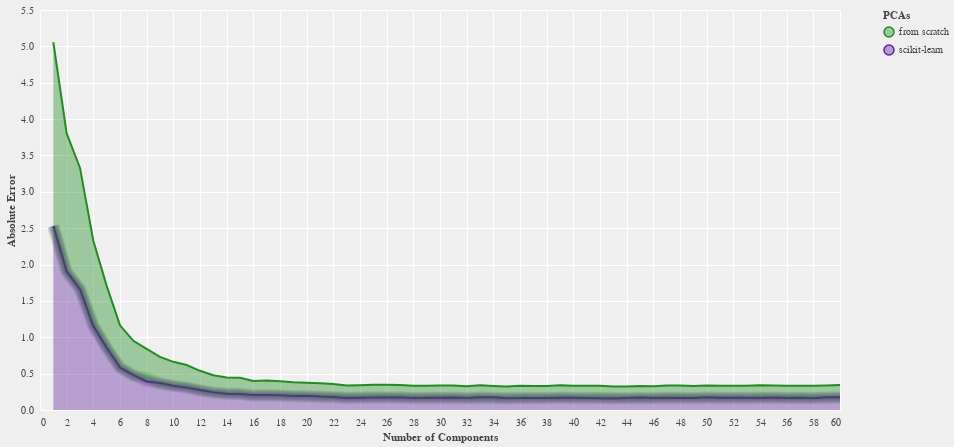

The code cell stored with this chart in its notebook:
### Markdown cell above
## Classifiers' <ins>Absolute Error</ins>

### Code cell
alt.renderers.enable('default'); plotter(data, "abs_err", ("Number of Components", "Absolute Error", "PCAs"))

### Figure 1 — Vega-Lite specification as saved in the notebook (floating-point values rounded to 4 significant figures)
{"config": {"view": {"continuousWidth": 800, "continuousHeight": 400}, "background": "#efefef", "axis": {"gridColor": "#ffffff", "domainColor": null, "tickColor": null, "labelColor": "#444444", "titleColor": "#444444"}, "legend": {"labelColor": "#444444", "titleColor": "#444444"}, "range": {"category": ["#228C22", "#5f249f", "#FF0000", "#ffff00", "#00FFFF", "#000000", "#FFFFFF"]}, "area": {"line": true, "fillOpacity": 0.4}, "line": {"strokeWidth": 2}}, "layer": [{"mark": "area", "encoding": {"color": {"type": "nominal", "field": "z", "title": "PCAs"}, "x": {"type": "quantitative", "axis": {"tickMinStep": 1}, "field": "x", "title": "Number of Components"}, "y": {"type": "quantitative", "field": "y", "title": "Absolute Error"}}}, {"layer": [{"mark": {"type": "line", "opacity": 0.05, "strokeWidth": 3.05}, "encoding": {"color": {"type": "nominal", "field": "z", "title": "PCAs"}, "x": {"type": "quantitative", "axis": {"tickMinStep": 1}, "field": "x", "title": "Number of Components"}, "y": {"type": "quantitative", "field": "y", "title": "Absolute Error"}}}, {"mark": {"type": "line", "opacity": 0.05, "strokeWidth": 4.1}, "encoding": {"color": {"type": "nominal", "field": "z", "title": "PCAs"}, "x": {"type": "quantitative", "axis": {"tickMinStep": 1}, "field": "x", "title": "Number of Components"}, "y": {"type": "quantitative", "field": "y", "title": "Absolute Error"}}}, {"mark": {"type": "line", "opacity": 0.05, "strokeWidth": 5.15}, "encoding": {"color": {"type": "nominal", "field": "z", "title": "PCAs"}, "x": {"type": "quantitative", "axis": {"tickMinStep": 1}, "field": "x", "title": "Number of Components"}, "y": {"type": "quantitative", "field": "y", "title": "Absolute Error"}}}, {"mark": {"type": "line", "opacity": 0.05, "strokeWidth": 6.2}, "encoding": {"color": {"type": "nominal", "field": "z", "title": "PCAs"}, "x": {"type": "quantitative", "axis": {"tickMinStep": 1}, "field": "x", "title": "Number of Components"}, "y": {"type": "quantitative", "field": "y", "title": "Absolute Error"}}}, {"mark": {"type": "line", "opacity": 0.05, "strokeWidth": 7.25}, "encoding": {"color": {"type": "nominal", "field": "z", "title": "PCAs"}, "x": {"type": "quantitative", "axis": {"tickMinStep": 1}, "field": "x", "title": "Number of Components"}, "y": {"type": "quantitative", "field": "y", "title": "Absolute Error"}}}, {"mark": {"type": "line", "opacity": 0.05, "strokeWidth": 8.3}, "encoding": {"color": {"type": "nominal", "field": "z", "title": "PCAs"}, "x": {"type": "quantitative", "axis": {"tickMinStep": 1}, "field": "x", "title": "Number of Components"}, "y": {"type": "quantitative", "field": "y", "title": "Absolute Error"}}}, {"mark": {"type": "line", "opacity": 0.05, "strokeWidth": 9.35}, "encoding": {"color": {"type": "nominal", "field": "z", "title": "PCAs"}, "x": {"type": "quantitative", "axis": {"tickMinStep": 1}, "field": "x", "title": "Number of Components"}, "y": {"type": "quantitative", "field": "y", "title": "Absolute Error"}}}, {"mark": {"type": "line", "opacity": 0.05, "strokeWidth": 10.4}, "encoding": {"color": {"type": "nominal", "field": "z", "title": "PCAs"}, "x": {"type": "quantitative", "axis": {"tickMinStep": 1}, "field": "x", "title": "Number of Components"}, "y": {"type": "quantitative", "field": "y", "title": "Absolute Error"}}}, {"mark": {"type": "line", "opacity": 0.05, "strokeWidth": 11.45}, "encoding": {"color": {"type": "nominal", "field": "z", "title": "PCAs"}, "x": {"type": "quantitative", "axis": {"tickMinStep": 1}, "field": "x", "title": "Number of Components"}, "y": {"type": "quantitative", "field": "y", "title": "Absolute Error"}}}, {"mark": {"type": "line", "opacity": 0.05, "strokeWidth": 12.5}, "encoding": {"color": {"type": "nominal", "field": "z", "title": "PCAs"}, "x": {"type": "quantitative", "axis": {"tickMinStep": 1}, "field": "x", "title": "Number of Components"}, "y": {"type": "quantitative", "field": "y", "title": "Absolute Error"}}}]}], "data": {"name": "data-3f1d9fcf7d0f92a9a1a2d50fce52af7f"}, "$schema": "https://vega.github.io/schema/vega-lite/v4.8.1.json", "datasets": {"data-3f1d9fcf7d0f92a9a1a2d50fce52af7f": [{"x": 1, "y": 2.526, "z": "from scratch"}, {"x": 1, "y": 2.53, "z": "scikit-learn"}, {"x": 2, "y": 1.898, "z": "from scratch"}, {"x": 2, "y": 1.905, "z": "scikit-learn"}, {"x": 3, "y": 1.667, "z": "from scratch"}, {"x": 3, "y": 1.661, "z": "scikit-learn"}, {"x": 4, "y": 1.173, "z": "from scratch"}, {"x": 4, "y": 1.153, "z": "scikit-learn"}, {"x": 5, "y": 0.851, "z": "from scratch"}, {"x": 5, "y": 0.8562, "z": "scikit-learn"}, {"x": 6, "y": 0.5814, "z": "from scratch"}, {"x": 6, "y": 0.5831, "z": "scikit-learn"}, {"x": 7, "y": 0.4672, "z": "from scratch"}, {"x": 7, "y": 0.484, "z": "scikit-learn"}, {"x": 8, "y": 0.4483, "z": "from scratch"}, {"x": 8, "y": 0.3922, "z": "scikit-learn"}, {"x": 9, "y": 0.3608, "z": "from scratch"}, {"x": 9, "y": 0.3701, "z": "scikit-learn"}, {"x": 10, "y": 0.3284, "z": "from scratch"}, {"x": 10, "y": 0.3341, "z": "scikit-learn"}, {"x": 11, "y": 0.3114, "z": "from scratch"}, {"x": 11, "y": 0.3076, "z": "scikit-learn"}, {"x": 12, "y": 0.2651, "z": "from scratch"}, {"x": 12, "y": 0.2738, "z": "scikit-learn"}, {"x": 13, "y": 0.2353, "z": "from scratch"}, {"x": 13, "y": 0.2428, "z": "scikit-learn"}, {"x": 14, "y": 0.2224, "z": "from scratch"}, {"x": 14, "y": 0.2249, "z": "scikit-learn"}, {"x": 15, "y": 0.2233, "z": "from scratch"}, {"x": 15, "y": 0.2189, "z": "scikit-learn"}, {"x": 16, "y": 0.1925, "z": "from scratch"}, {"x": 16, "y": 0.2051, "z": "scikit-learn"}, {"x": 17, "y": 0.1998, "z": "from scratch"}, {"x": 17, "y": 0.206, "z": "scikit-learn"}, {"x": 18, "y": 0.1939, "z": "from scratch"}, {"x": 18, "y": 0.203, "z": "scikit-learn"}, {"x": 19, "y": 0.1893, "z": "from scratch"}, {"x": 19, "y": 0.1933, "z": "scikit-learn"}, {"x": 20, "y": 0.1794, "z": "from scratch"}, {"x": 20, "y": 0.1945, "z": "scikit-learn"}, {"x": 21, "y": 0.1816, "z": "from scratch"}, {"x": 21, "y": 0.185, "z": "scikit-learn"}, {"x": 22, "y": 0.1766, "z": "from scratch"}, {"x": 22, "y": 0.1798, "z": "scikit-learn"}, {"x": 23, "y": 0.1705, "z": "from scratch"}, {"x": 23, "y": 0.1653, "z": "scikit-learn"}, {"x": 24, "y": 0.1726, "z": "from scratch"}, {"x": 24, "y": 0.1687, "z": "scikit-learn"}, {"x": 25, "y": 0.1741, "z": "from scratch"}, {"x": 25, "y": 0.1723, "z": "scikit-learn"}, {"x": 26, "y": 0.1731, "z": "from scratch"}, {"x": 26, "y": 0.1727, "z": "scikit-learn"}, {"x": 27, "y": 0.1673, "z": "from scratch"}, {"x": 27, "y": 0.1762, "z": "scikit-learn"}, {"x": 28, "y": 0.1701, "z": "from scratch"}, {"x": 28, "y": 0.1633, "z": "scikit-learn"}, {"x": 29, "y": 0.164, "z": "from scratch"}, {"x": 29, "y": 0.1694, "z": "scikit-learn"}, {"x": 30, "y": 0.1679, "z": "from scratch"}, {"x": 30, "y": 0.1684, "z": "scikit-learn"}, {"x": 31, "y": 0.1662, "z": "from scratch"}, {"x": 31, "y": 0.171, "z": "scikit-learn"}, {"x": 32, "y": 0.1625, "z": "from scratch"}, {"x": 32, "y": 0.1643, "z": "scikit-learn"}, {"x": 33, "y": 0.1652, "z": "from scratch"}, {"x": 33, "y": 0.1738, "z": "scikit-learn"}, {"x": 34, "y": 0.157, "z": "from scratch"}, {"x": 34, "y": 0.1736, "z": "scikit-learn"}, {"x": 35, "y": 0.1625, "z": "from scratch"}, {"x": 35, "y": 0.1622, "z": "scikit-learn"}, {"x": 36, "y": 0.1668, "z": "from scratch"}, {"x": 36, "y": 0.1659, "z": "scikit-learn"}, {"x": 37, "y": 0.1642, "z": "from scratch"}, {"x": 37, "y": 0.1657, "z": "scikit-learn"}, {"x": 38, "y": 0.1669, "z": "from scratch"}, {"x": 38, "y": 0.1643, "z": "scikit-learn"}, {"x": 39, "y": 0.1697, "z": "from scratch"}, {"x": 39, "y": 0.1696, "z": "scikit-learn"}, {"x": 40, "y": 0.1641, "z": "from scratch"}, {"x": 40, "y": 0.168, "z": "scikit-learn"}, {"x": 41, "y": 0.1665, "z": "from scratch"}, {"x": 41, "y": 0.1662, "z": "scikit-learn"}, {"x": 42, "y": 0.1718, "z": "from scratch"}, {"x": 42, "y": 0.1624, "z": "scikit-learn"}, {"x": 43, "y": 0.1647, "z": "from scratch"}, {"x": 43, "y": 0.1584, "z": "scikit-learn"}, {"x": 44, "y": 0.1593, "z": "from scratch"}, {"x": 44, "y": 0.1647, "z": "scikit-learn"}, {"x": 45, "y": 0.1587, "z": "from scratch"}, {"x": 45, "y": 0.1703, "z": "scikit-learn"}, {"x": 46, "y": 0.1631, "z": "from scratch"}, {"x": 46, "y": 0.1637, "z": "scikit-learn"}, {"x": 47, "y": 0.1659, "z": "from scratch"}, {"x": 47, "y": 0.1697, "z": "scikit-learn"}, {"x": 48, "y": 0.1707, "z": "from scratch"}, {"x": 48, "y": 0.1657, "z": "scikit-learn"}, {"x": 49, "y": 0.1635, "z": "from scratch"}, {"x": 49, "y": 0.1665, "z": "scikit-learn"}, {"x": 50, "y": 0.1638, "z": "from scratch"}, {"x": 50, "y": 0.174, "z": "scikit-learn"}, {"x": 51, "y": 0.165, "z": "from scratch"}, {"x": 51, "y": 0.1685, "z": "scikit-learn"}, {"x": 52, "y": 0.1664, "z": "from scratch"}, {"x": 52, "y": 0.1684, "z": "scikit-learn"}, {"x": 53, "y": 0.1643, "z": "from scratch"}, {"x": 53, "y": 0.1682, "z": "scikit-learn"}, {"x": 54, "y": 0.1736, "z": "from scratch"}, {"x": 54, "y": 0.166, "z": "scikit-learn"}, {"x": 55, "y": 0.1654, "z": "from scratch"}, {"x": 55, "y": 0.1714, "z": "scikit-learn"}, {"x": 56, "y": 0.1703, "z": "from scratch"}, {"x": 56, "y": 0.1642, "z": "scikit-learn"}, {"x": 57, "y": 0.1659, "z": "from scratch"}, {"x": 57, "y": 0.1682, "z": "scikit-learn"}, {"x": 58, "y": 0.1721, "z": "from scratch"}, {"x": 58, "y": 0.1625, "z": "scikit-learn"}, {"x": 59, "y": 0.1624, "z": "from scratch"}, {"x": 59, "y": 0.1751, "z": "scikit-learn"}, {"x": 60, "y": 0.1657, "z": "from scratch"}, {"x": 60, "y": 0.1769, "z": "scikit-learn"}]}}
